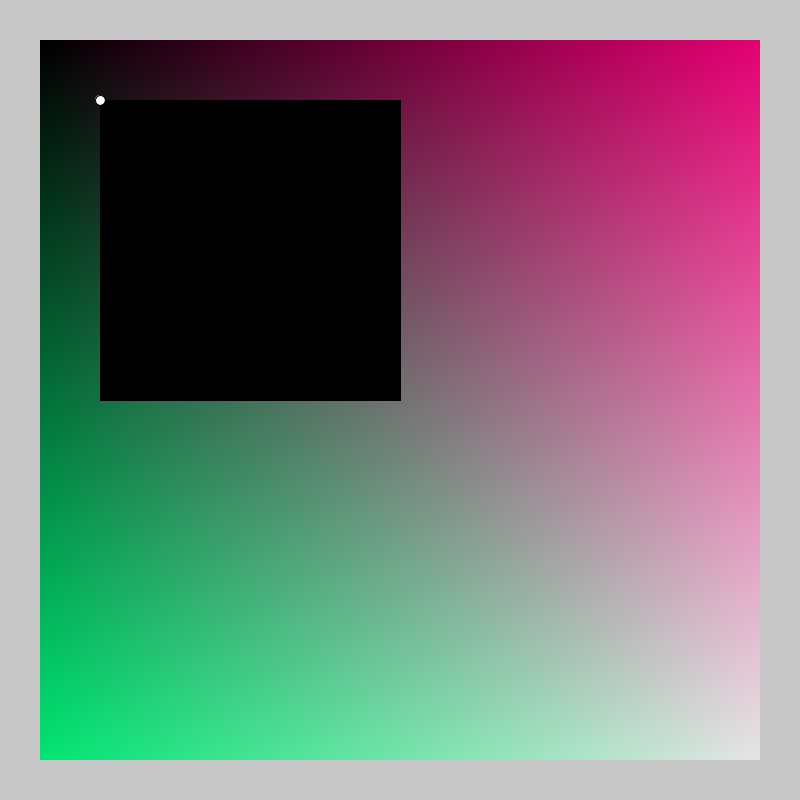
Frame 1 (no input)
Frame 60 (the mouse pressed at the canvas centre just before this capture): identical to frame 1, image omitted
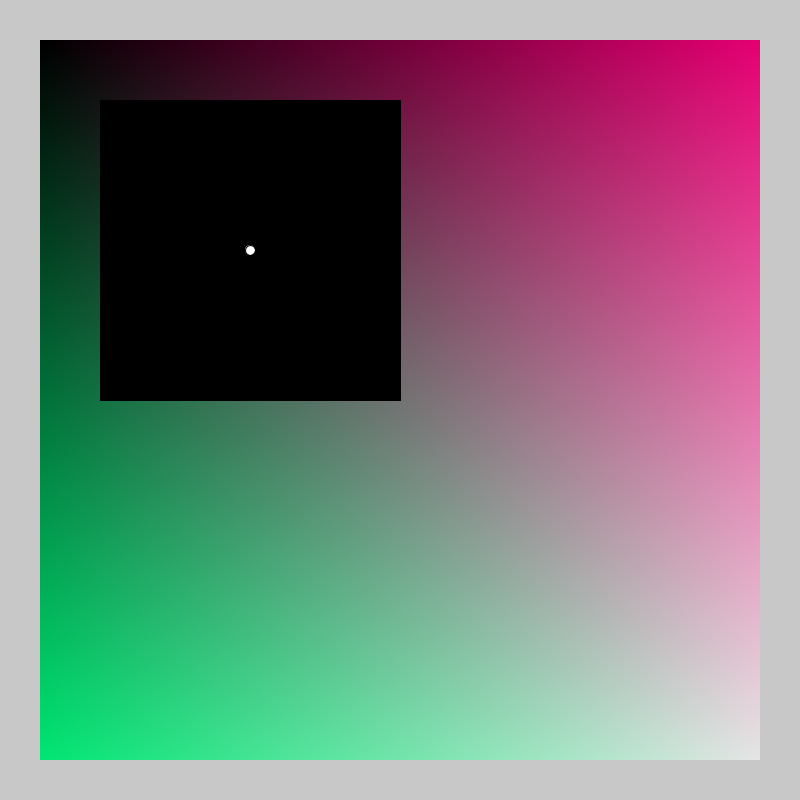
Frame 120 (the mouse held since frame 60 and released just before this capture)

The Processing sketch that drew these frames (run headless with seeded random() and noise(); from frame 60 on, the mouse is pressed at the canvas centre):

// Processing sketch: inClassExercise
// ── inClassExercise.pde
/*mouse tracker using map + conditionals with key value + loops + custom functions
Part A
1) draw rectangle
2) draw another shape inside of that rectable
3) map the movement in the interior shape to the position of the mouse

Part B
1) add a conditional statement to change something based on keyboard input

Part C
1) Using a nested loop, set the background pixels inside of the rectangle

Part D
1) Move the interior shape to a custom function
2)
*/

int offsetX = 100;
int offsetY = 100;
int rColor = 255;
int eColor = 0;

void setup(){
  size(800,800);
  background(200);
}


void draw(){
  background(200);
  
  //stroke(255,0,0);
  for(int x = 0; x < width*.9; x++){
    for (int y = 0; y < height*.9; y++){
      //println(x + ", " + y);
       color c = color(map(x,0,width, 0, 255),map(y,0, height,0, 255),map((x+y)*.5,0, height,0, 255));
       set(x+int(width*.05),y+int(height*.05),c);
    }
  }
    
  
  
  if(mouseX>width/2){
    rColor= 255;
    eColor= 0;
  } else {
    rColor= 0;
    eColor= 255;
  }
  fill(rColor);
  rect(offsetX,offsetY,300, 300);
  
  fill(eColor);
  ellipse(map(mouseX,0,width,0,300)+offsetX,map(mouseY,0,height,0,300)+offsetY,10,10);
}
